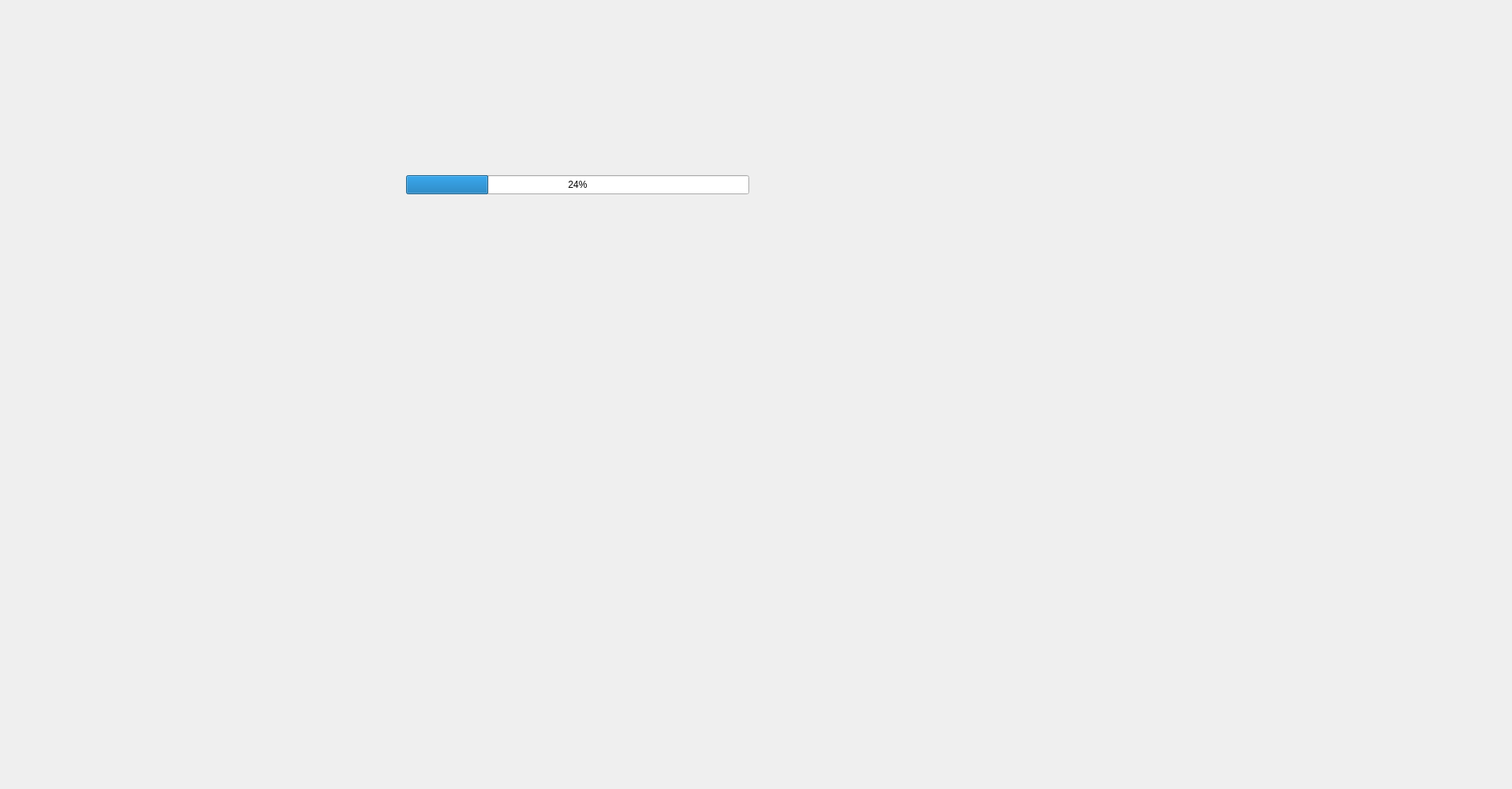
<?xml version="1.0" encoding="UTF-8"?>
<ui version="4.0">
 <class>Form</class>
 <widget class="QWidget" name="Form">
  <property name="geometry">
   <rect>
    <x>0</x>
    <y>0</y>
    <width>1899</width>
    <height>991</height>
   </rect>
  </property>
  <property name="windowTitle">
   <string>Form</string>
  </property>
  <widget class="QProgressBar" name="progressBar">
   <property name="geometry">
    <rect>
     <x>510</x>
     <y>220</y>
     <width>431</width>
     <height>24</height>
    </rect>
   </property>
   <property name="value">
    <number>24</number>
   </property>
  </widget>
 </widget>
 <resources/>
 <connections/>
</ui>
